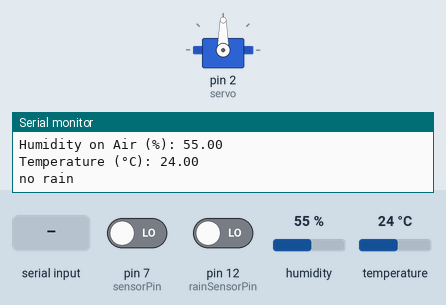
This sketch was run on a simulated Arduino Uno, built with avr-gcc and run on an emulated ATmega328P. Shown: servo, the last lines printed to the serial monitor. The test bench sets the inputs (shaded band); at power-on: pin 7 (sensorPin) LOW, pin 12 (rainSensorPin) LOW, humidity 55 %, temperature 24 °C.

Above: at 8.5 s.
8.6 s: "R" received over Serial
At 16.3 s:
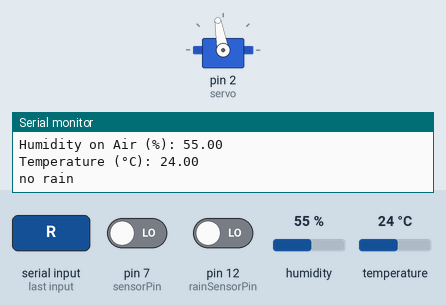
38.7 s: "L" received over Serial
At 46.4 s:
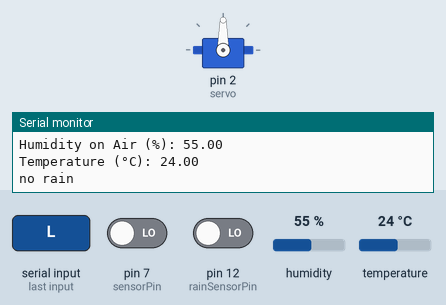
Timing chart, 0 to 47.6 s (numbered marks = the images above; inputs shaded):
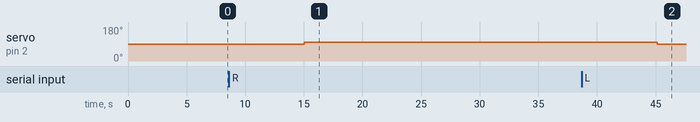

Measured:
- after the input at 8.6 s, servo on pin 2 (servo): 90° → 100° after 6.4 s
- after the input at 38.7 s, servo on pin 2 (servo): 100° → 90° after 6.4 s

The sketch:

mainArduino.ino
```cpp
#include <DHT.h>
#include <Servo.h>

Servo servo;
int servoPosition = 90;  // Initial servo position (90 degrees)
const int rainSensorPin = 12;  //  FC-37 rain sensor's digital output
const int sensorPin = 7; // Soil Humidity sensor input

#define DHT_TYPE DHT11   // DHT11 sensor type
#define DHT_PIN 8        // Pin where the sensor is connected
DHT dht(DHT_PIN, DHT_TYPE);

void setup() {
  Serial.begin(9600); // Init serial
  dht.begin(); // Temp/ Humidity sensor
  pinMode(sensorPin, INPUT); // Humidty sensor
  pinMode(rainSensorPin, INPUT);  // Rain sensor
  servo.attach(2);  // Attach the servo to pin 2
  servo.write(servoPosition);  // Set the initial position
}

void measureHumidtyDigital(){
  // Read the digital value from the sensor (HIGH or LOW)
  int sensorValue = digitalRead(sensorPin);

  if (sensorValue == HIGH) {
    Serial.println("Soil is dry");
  } else {
    Serial.println("Soil is wet");
  }

}

void checkTemperatureAirHumidity(){
  float humidity = dht.readHumidity();     // Read humidity (in percentage)
  float temperatureCelsius = dht.readTemperature();  // Read temperature in Celsius
  if (isnan(humidity) || isnan(temperatureCelsius)) {
    Serial.println("Failed to read from DHT sensor!");
  } else {
    Serial.print("Humidity on Air (%): ");
    Serial.println(humidity);
    Serial.print("Temperature (°C): ");
    Serial.println(temperatureCelsius);
  }
}

void checkRainSensor(){
    int rainSensorValue = digitalRead(rainSensorPin);  // Read the digital signal from the sensor

  if (rainSensorValue == HIGH) {
    Serial.println("rain");  // Print a message when rain is detected
  } else {
    Serial.println("no rain");  // Print a message when no rain is detected
  }
}

void checkServo(){
  if (Serial.available() > 0) {
    char command = Serial.read();

    // Move the servo based on user input
    if (command == 'L') {  // 'L' for left
      servoPosition -= 10;
      if (servoPosition < 0) {
        servoPosition = 0;
      }
    } else if (command == 'R') {  // 'R' for right
      servoPosition += 10;
      if (servoPosition > 180) {
        servoPosition = 180;
      }
    }

    // Update the servo position
    servo.write(servoPosition);
  }
}

void loop() {

  delay(1000);
  measureHumidtyDigital();
  checkTemperatureAirHumidity();
  checkRainSensor();
  delay(6500); // 6.5sec delay for readings to not spam
  checkServo();
}
```
